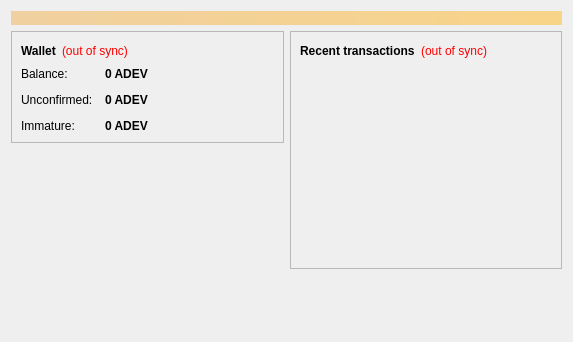
<?xml version="1.0" encoding="UTF-8"?>
<ui version="4.0">
 <class>OverviewPage</class>
 <widget class="QWidget" name="OverviewPage">
  <property name="geometry">
   <rect>
    <x>0</x>
    <y>0</y>
    <width>573</width>
    <height>342</height>
   </rect>
  </property>
  <property name="windowTitle">
   <string>Form</string>
  </property>
  <layout class="QVBoxLayout" name="topLayout">
   <item>
    <widget class="QLabel" name="labelAlerts">
     <property name="visible">
      <bool>false</bool>
     </property>
     <property name="styleSheet">
      <string notr="true">background-color: qlineargradient(x1: 0, y1: 0, x2: 1, y2: 0, stop:0 #F0D0A0, stop:1 #F8D488); color:#000000;</string>
     </property>
     <property name="wordWrap">
      <bool>true</bool>
     </property>
     <property name="margin">
      <number>3</number>
     </property>
    </widget>
   </item>
   <item>
    <layout class="QHBoxLayout" name="horizontalLayout" stretch="1,1">
     <item>
      <layout class="QVBoxLayout" name="verticalLayout_2">
       <item>
        <widget class="QFrame" name="frame">
         <property name="frameShape">
          <enum>QFrame::StyledPanel</enum>
         </property>
         <property name="frameShadow">
          <enum>QFrame::Raised</enum>
         </property>
         <layout class="QVBoxLayout" name="verticalLayout_4">
          <item>
           <layout class="QHBoxLayout" name="horizontalLayout_4">
            <item>
             <widget class="QLabel" name="label_5">
              <property name="font">
               <font>
                <weight>75</weight>
                <bold>true</bold>
               </font>
              </property>
              <property name="text">
               <string>Wallet</string>
              </property>
             </widget>
            </item>
            <item>
             <widget class="QLabel" name="labelWalletStatus">
              <property name="toolTip">
               <string>The displayed information may be out of date. Your wallet automatically synchronizes with the Advertcoin network after a connection is established, but this process has not completed yet.</string>
              </property>
              <property name="styleSheet">
               <string notr="true">QLabel { color: red; }</string>
              </property>
              <property name="text">
               <string notr="true">(out of sync)</string>
              </property>
              <property name="alignment">
               <set>Qt::AlignLeading|Qt::AlignLeft|Qt::AlignVCenter</set>
              </property>
             </widget>
            </item>
            <item>
             <spacer name="horizontalSpacer_2">
              <property name="orientation">
               <enum>Qt::Horizontal</enum>
              </property>
              <property name="sizeHint" stdset="0">
               <size>
                <width>40</width>
                <height>20</height>
               </size>
              </property>
             </spacer>
            </item>
           </layout>
          </item>
          <item>
           <layout class="QFormLayout" name="formLayout_2">
            <property name="fieldGrowthPolicy">
             <enum>QFormLayout::AllNonFixedFieldsGrow</enum>
            </property>
            <property name="horizontalSpacing">
             <number>12</number>
            </property>
            <property name="verticalSpacing">
             <number>12</number>
            </property>
            <item row="0" column="0">
             <widget class="QLabel" name="label">
              <property name="text">
               <string>Balance:</string>
              </property>
             </widget>
            </item>
            <item row="0" column="1">
             <widget class="QLabel" name="labelBalance">
              <property name="font">
               <font>
                <weight>75</weight>
                <bold>true</bold>
               </font>
              </property>
              <property name="cursor">
               <cursorShape>IBeamCursor</cursorShape>
              </property>
              <property name="toolTip">
               <string>Your current balance</string>
              </property>
              <property name="text">
               <string notr="true">0 ADEV</string>
              </property>
              <property name="textInteractionFlags">
               <set>Qt::LinksAccessibleByMouse|Qt::TextSelectableByKeyboard|Qt::TextSelectableByMouse</set>
              </property>
             </widget>
            </item>
            <item row="1" column="0">
             <widget class="QLabel" name="label_3">
              <property name="text">
               <string>Unconfirmed:</string>
              </property>
             </widget>
            </item>
            <item row="1" column="1">
             <widget class="QLabel" name="labelUnconfirmed">
              <property name="font">
               <font>
                <weight>75</weight>
                <bold>true</bold>
               </font>
              </property>
              <property name="cursor">
               <cursorShape>IBeamCursor</cursorShape>
              </property>
              <property name="toolTip">
               <string>Total of transactions that have yet to be confirmed, and do not yet count toward the current balance</string>
              </property>
              <property name="text">
               <string notr="true">0 ADEV</string>
              </property>
              <property name="textInteractionFlags">
               <set>Qt::LinksAccessibleByMouse|Qt::TextSelectableByKeyboard|Qt::TextSelectableByMouse</set>
              </property>
             </widget>
            </item>
            <item row="2" column="0">
             <widget class="QLabel" name="labelImmatureText">
              <property name="text">
               <string>Immature:</string>
              </property>
             </widget>
            </item>
            <item row="2" column="1">
             <widget class="QLabel" name="labelImmature">
              <property name="font">
               <font>
                <weight>75</weight>
                <bold>true</bold>
               </font>
              </property>
              <property name="toolTip">
               <string>Mined balance that has not yet matured</string>
              </property>
              <property name="text">
               <string notr="true">0 ADEV</string>
              </property>
              <property name="textInteractionFlags">
               <set>Qt::LinksAccessibleByMouse|Qt::TextSelectableByKeyboard|Qt::TextSelectableByMouse</set>
              </property>
             </widget>
            </item>
           </layout>
          </item>
         </layout>
        </widget>
       </item>
       <item>
        <spacer name="verticalSpacer">
         <property name="orientation">
          <enum>Qt::Vertical</enum>
         </property>
         <property name="sizeHint" stdset="0">
          <size>
           <width>20</width>
           <height>40</height>
          </size>
         </property>
        </spacer>
       </item>
      </layout>
     </item>
     <item>
      <layout class="QVBoxLayout" name="verticalLayout_3">
       <item>
        <widget class="QFrame" name="frame_2">
         <property name="frameShape">
          <enum>QFrame::StyledPanel</enum>
         </property>
         <property name="frameShadow">
          <enum>QFrame::Raised</enum>
         </property>
         <layout class="QVBoxLayout" name="verticalLayout">
          <item>
           <layout class="QHBoxLayout" name="horizontalLayout_2">
            <item>
             <widget class="QLabel" name="label_4">
              <property name="text">
               <string>&lt;b&gt;Recent transactions&lt;/b&gt;</string>
              </property>
             </widget>
            </item>
            <item>
             <widget class="QLabel" name="labelTransactionsStatus">
              <property name="toolTip">
               <string>The displayed information may be out of date. Your wallet automatically synchronizes with the Advertcoin network after a connection is established, but this process has not completed yet.</string>
              </property>
              <property name="styleSheet">
               <string notr="true">QLabel { color: red; }</string>
              </property>
              <property name="text">
               <string notr="true">(out of sync)</string>
              </property>
              <property name="alignment">
               <set>Qt::AlignRight|Qt::AlignTrailing|Qt::AlignVCenter</set>
              </property>
             </widget>
            </item>
            <item>
             <spacer name="horizontalSpacer">
              <property name="orientation">
               <enum>Qt::Horizontal</enum>
              </property>
              <property name="sizeHint" stdset="0">
               <size>
                <width>40</width>
                <height>20</height>
               </size>
              </property>
             </spacer>
            </item>
           </layout>
          </item>
          <item>
           <widget class="QListView" name="listTransactions">
            <property name="styleSheet">
             <string notr="true">QListView { background: transparent; }</string>
            </property>
            <property name="frameShape">
             <enum>QFrame::NoFrame</enum>
            </property>
            <property name="verticalScrollBarPolicy">
             <enum>Qt::ScrollBarAlwaysOff</enum>
            </property>
            <property name="horizontalScrollBarPolicy">
             <enum>Qt::ScrollBarAlwaysOff</enum>
            </property>
            <property name="selectionMode">
             <enum>QAbstractItemView::NoSelection</enum>
            </property>
           </widget>
          </item>
         </layout>
        </widget>
       </item>
       <item>
        <spacer name="verticalSpacer_2">
         <property name="orientation">
          <enum>Qt::Vertical</enum>
         </property>
         <property name="sizeHint" stdset="0">
          <size>
           <width>20</width>
           <height>40</height>
          </size>
         </property>
        </spacer>
       </item>
      </layout>
     </item>
    </layout>
   </item>
  </layout>
 </widget>
 <resources/>
 <connections/>
</ui>
